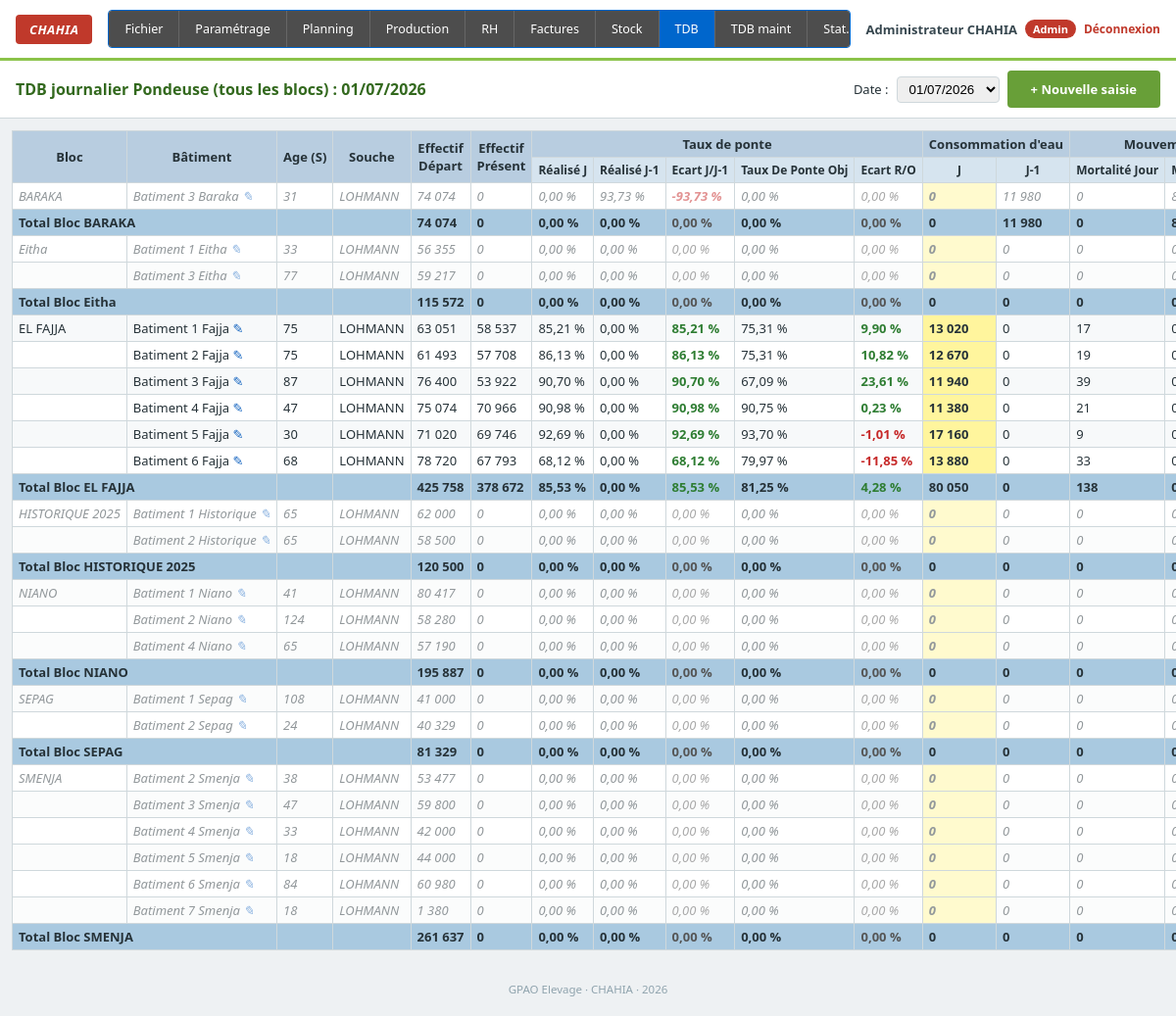
Page /TDB.php (signed in) on the committed database.
### tables this page shows
CREATE TABLE saisies (
    id                        INT AUTO_INCREMENT PRIMARY KEY,
    batiment_id               INT NOT NULL,
    date_saisie                DATE NOT NULL,
    effectif_present           INT DEFAULT 0,
    taux_ponte_objectif        DECIMAL(6,2) DEFAULT 0,
    production_totale          INT DEFAULT 0,
    consommation_eau           DECIMAL(10,2) DEFAULT 0,
    consommation_aliment       DECIMAL(10,2) DEFAULT 0,
    consommation_electricite   DECIMAL(10,2) DEFAULT 0,
    mortalite                  INT DEFAULT 0,
    reforme_tri                 INT DEFAULT 0,
    pc_pct                     DECIMAL(6,2) DEFAULT 0,
    sale_pct                   DECIMAL(6,2) DEFAULT 0,
    casse_vendue_pct           DECIMAL(6,2) DEFAULT 0,
    casse_non_vendue_pct       DECIMAL(6,2) DEFAULT 0,
    temp_min                   DECIMAL(5,2) NULL,
    temp_max                   DECIMAL(5,2) NULL,
    humidite                   DECIMAL(5,2) NULL,
    nombre_ouvriers            INT DEFAULT 0,
    poids_moyen_oeuf           DECIMAL(6,2) NULL,
    consommation_alveole       INT DEFAULT 0,
    remarque                   VARCHAR(255) NULL,
    UNIQUE KEY uk_batiment_date (batiment_id, date_saisie),
    FOREIGN KEY (batiment_id) REFERENCES batiments(id) ON DELETE CASCADE
);

CREATE TABLE batiments (
    id               INT AUTO_INCREMENT PRIMARY KEY,
    nom              VARCHAR(100) NOT NULL,
    bloc_id          INT NOT NULL,
    age_semaines     INT DEFAULT 0,
    souche           VARCHAR(50)  DEFAULT 'LOHMANN',
    effectif_depart  INT DEFAULT 0,
    FOREIGN KEY (bloc_id) REFERENCES blocs(id) ON DELETE CASCADE
);

### includes/auth.php (called while the page is built, shortened)
<?php
function estConnecte(): bool
{
    return isset($_SESSION['user']);
}
function estAdmin(): bool
{
    return estConnecte() && $_SESSION['user']['role'] === 'admin';
}

### functions.php (called while the page is built, shortened)
<?php
function fmtNum($v): string
{
    return number_format((float)$v, 0, ',', ' ');
}
function fmtPct($v): string
{
    return number_format((float)$v, 2, ',', ' ') . ' %';
}
function classeEcart($v): string
{
    $v = (float)$v;
    if ($v > 0) return 'positif';
    if ($v < 0) return 'negatif';
    return 'neutre';
}
function getSaisies(PDO $pdo, string $date): array
{
    $stmt = $pdo->prepare("SELECT * FROM saisies WHERE date_saisie = ?");
    $stmt->execute([$date]);
    $out = [];
    foreach ($stmt->fetchAll() as $s) {
        $out[$s['batiment_id']] = $s;
    }
    return $out;
}
function calculerLigne(array $sJour, ?array $sVeille): array
{
    $effectifPresent = (float)($sJour['effectif_present'] ?? 0);
    $production      = (float)($sJour['production_totale'] ?? 0);
    $objectif        = (float)($sJour['taux_ponte_objectif'] ?? 0);
    $tauxRealiseJ = $effectifPresent > 0 ? ($production / $effectifPresent) * 100 : 0;
    $tauxRealiseJ1 = 0;
    $mortaliteJ1   = 0;
    $consoJ1       = 0;
    if ($sVeille) {
        $effJ1  = (float)($sVeille['effectif_present'] ?? 0);
        $prodJ1 = (float)($sVeille['production_totale'] ?? 0);
        $tauxRealiseJ1 = $effJ1 > 0 ? ($prodJ1 / $effJ1) * 100 : 0;
        $mortaliteJ1   = (float)($sVeille['mortalite'] ?? 0);
        $consoJ1       = (float)($sVeille['consommation_eau'] ?? 0);
    }
    $ecartJJ1 = $tauxRealiseJ - $tauxRealiseJ1;
    $ecartRO  = $tauxRealiseJ - $objectif;
    $mortaliteJ      = (float)($sJour['mortalite'] ?? 0);
    $ecartMortalite  = $mortaliteJ - $mortaliteJ1;
    $pc  = (float)($sJour['pc_pct'] ?? 0);
    $sale = (float)($sJour['sale_pct'] ?? 0);
    $cv  = (float)($sJour['casse_vendue_pct'] ?? 0);
    $cnv = (float)($sJour['casse_non_vendue_pct'] ?? 0);
    $pctTri = $pc + $sale + $cv + $cnv;
    return [
        'effectif_present'     => $effectifPresent,
        'taux_realise_j'       => $tauxRealiseJ,
        'taux_realise_j1'      => $tauxRealiseJ1,
        'ecart_j_j1'           => $ecartJJ1,
        'taux_objectif'        => $objectif,
        'ecart_ro'             => $ecartRO,
        'conso_j'              => (float)($sJour['consommation_eau'] ?? 0),
        'conso_j1'             => $consoJ1,
        'mortalite_j'          => $mortaliteJ,
        'mortalite_j1'         => $mortaliteJ1,
        'ecart_mortalite'      => $ecartMortalite,
        'production_totale'    => $production,
        'pct_tri'              => $pctTri,
        'pc_pct'               => $pc,
        'sale_pct'             => $sale,
        'casse_vendue_pct'     => $cv,
        'casse_non_vendue_pct' => $cnv,
        'temp_min'             => $sJour['temp_min'] ?? null,
        'temp_max'             => $sJour['temp_max'] ?? null,
    ];
}
function calculerTotal(array $lignes): array
{
    $n = count($lignes);
    $sumEffectif   = array_sum(array_column($lignes, 'effectif_present'));
    $sumProduction = array_sum(array_column($lignes, 'production_totale'));
    $sumEffectifJ1 = 0;
    $sumProductionJ1 = 0;
    foreach ($lignes as $l) {
        $sumEffectifJ1 += $l['effectif_present'];
        $sumProductionJ1 += $l['effectif_present'] > 0 ? ($l['taux_realise_j1'] / 100) * $l['effectif_present'] : 0;
    }
    $tauxRealiseJ  = $sumEffectif   > 0 ? ($sumProduction   / $sumEffectif)   * 100 : 0;
    $tauxRealiseJ1 = $sumEffectifJ1 > 0 ? ($sumProductionJ1 / $sumEffectifJ1) * 100 : 0;
    $sumObjectifPondere = 0;
    foreach ($lignes as $l) { $sumObjectifPondere += $l['taux_objectif'] * $l['effectif_present']; }
    $tauxObjectif = $sumEffectif > 0 ? $sumObjectifPondere / $sumEffectif : 0;
    $sumPcPondere = 0; $sumSalePondere = 0; $sumCvPondere = 0; $sumCnvPondere = 0;
    foreach ($lignes as $l) {
        $sumPcPondere   += $l['pc_pct']   * $l['production_totale'];
        $sumSalePondere += $l['sale_pct'] * $l['production_totale'];
        $sumCvPondere   += $l['casse_vendue_pct']     * $l['production_totale'];
        $sumCnvPondere  += $l['casse_non_vendue_pct'] * $l['production_totale'];
    }
    $pcMoy  = $sumProduction > 0 ? $sumPcPondere   / $sumProduction : 0;
    $saleMoy = $sumProduction > 0 ? $sumSalePondere / $sumProduction : 0;
    $cvMoy  = $sumProduction > 0 ? $sumCvPondere   / $sumProduction : 0;
    $cnvMoy = $sumProduction > 0 ? $sumCnvPondere  / $sumProduction : 0;
    return [
        'effectif_present'  => $sumEffectif,
        'taux_realise_j'    => $tauxRealiseJ,
        'taux_realise_j1'   => $tauxRealiseJ1,
        'ecart_j_j1'        => $tauxRealiseJ - $tauxRealiseJ1,
        'taux_objectif'     => $tauxObjectif,
        'ecart_ro'          => $tauxRealiseJ - $tauxObjectif,
        'conso_j'           => array_sum(array_column($lignes, 'conso_j')),
        'conso_j1'          => array_sum(array_column($lignes, 'conso_j1')),
        'mortalite_j'       => array_sum(array_column($lignes, 'mortalite_j')),
        'mortalite_j1'      => array_sum(array_column($lignes, 'mortalite_j1')),
        'ecart_mortalite'   => array_sum(array_column($lignes, 'mortalite_j')) - array_sum(array_column($lignes, 'mortalite_j1')),
        'production_totale' => $sumProduction,
        'pct_tri'           => $pcMoy + $saleMoy + $cvMoy + $cnvMoy,
        'pc_pct'            => $pcMoy,
        'sale_pct'          => $saleMoy,
        'casse_vendue_pct'  => $cvMoy,
        'casse_non_vendue_pct' => $cnvMoy,
    ];
}
function getDerniereDateSaisie(PDO $pdo, ?int $blocId = null): string
{
    if ($blocId) {
        $stmt = $pdo->prepare("
            SELECT MAX(s.date_saisie) FROM saisies s
            JOIN batiments b ON b.id = s.batiment_id
            WHERE b.bloc_id = ?
        ");
        $stmt->execute([$blocId]);
    } else {
        $stmt = $pdo->query("SELECT MAX(date_saisie) FROM saisies");
    }
    $derniere = $stmt->fetchColumn();
    return $derniere ?: date('Y-m-d');
}

### TDB.php (the view, shortened to what this page needs)
<?php
require_once 'config.php';
require_once 'includes/auth.php';
require_once 'functions.php';
$user = utilisateurConnecte();
$dateJour = isset($_GET['date']) && $_GET['date'] !== ''
    ? $_GET['date']
    : getDerniereDateSaisie($pdo, estAdmin() ? null : (int)$user['bloc_id']);
$dateVeille = date('Y-m-d', strtotime($dateJour . ' -1 day'));
if (estAdmin()) {
    $sql = "
        SELECT
            bl.id AS bloc_id, bl.nom AS bloc_nom,
            b.id  AS batiment_id, b.nom AS batiment_nom,
            b.age_semaines, b.souche, b.effectif_depart
        FROM batiments b
        JOIN blocs bl ON bl.id = b.bloc_id
        ORDER BY bl.nom, b.id
    ";
    $batiments = $pdo->query($sql)->fetchAll();
}
$saisiesJour   = getSaisies($pdo, $dateJour);
$saisiesVeille = getSaisies($pdo, $dateVeille);
$structure = [];
foreach ($batiments as $b) {
    $sJour   = $saisiesJour[$b['batiment_id']]   ?? null;
    $sVeille = $saisiesVeille[$b['batiment_id']] ?? null;
    $ligneVide = [
        'effectif_present' => 0, 'production_totale' => 0, 'taux_ponte_objectif' => 0,
        'consommation_eau' => 0, 'mortalite' => 0, 'reforme_tri' => 0,
        'pc_pct' => 0, 'sale_pct' => 0, 'casse_vendue_pct' => 0, 'casse_non_vendue_pct' => 0,
        'temp_min' => null, 'temp_max' => null,
    ];
    $ligneCalculee = calculerLigne($sJour ?? $ligneVide, $sVeille);
    $ligneCalculee['batiment']       = $b;
    $ligneCalculee['a_une_saisie']   = $sJour !== null;
    $structure[$b['bloc_nom']][] = $ligneCalculee;
}
if (estAdmin()) {
    $datesDispo = $pdo->query("SELECT DISTINCT date_saisie FROM saisies ORDER BY date_saisie DESC")->fetchAll(PDO::FETCH_COLUMN);
}
require_once 'includes/header.php';
?>
<div class="page-header">
    <h1>TDB journalier Pondeuse <?= estAdmin() ? '(tous les blocs)' : '— ' . htmlspecialchars($user['nom_complet']) ?> : <?= date('d/m/Y', strtotime($dateJour)) ?></h1>
    <form method="get" class="date-filter">
        <label for="date">Date :</label>
        <select name="date" id="date" onchange="this.form.submit()">
            <?php foreach ($datesDispo as $d): ?>
                <option value="<?= $d ?>" <?= $d === $dateJour ? 'selected' : '' ?>>
                    <?= date('d/m/Y', strtotime($d)) ?>
                </option>
            <?php endforeach; ?>
        </select>
        <a href="saisie.php" class="btn-saisie">+ Nouvelle saisie</a>
    </form>
</div>
<div class="table-wrapper">
<table class="tdb">
<thead>
<tr class="row-group-header">
    <th rowspan="2">Bloc</th>
    <th rowspan="2">Bâtiment</th>
    <th rowspan="2">Age (S)</th>
    <th rowspan="2">Souche</th>
    <th rowspan="2">Effectif<br>Départ</th>
    <th rowspan="2">Effectif<br>Présent</th>
    <th colspan="5">Taux de ponte</th>
    <th colspan="2">Consommation d'eau</th>
    <th colspan="3">Mouvements Cheptel</th>
</tr>
<tr class="row-subheader">
    <th>Réalisé J</th><th>Réalisé J-1</th><th>Ecart J/J-1</th><th>Taux De Ponte Obj</th><th>Ecart R/O</th>
    <th>J</th><th>J-1</th>
    <th>Mortalité Jour</th><th>Mortalité Jour-1</th><th>Ecart</th>
</tr>
</thead>
<tbody>
<?php foreach ($structure as $blocNom => $lignesBloc): ?>
    <?php foreach ($lignesBloc as $i => $l):
        $b = $l['batiment'];
    ?>
    <tr class="row-batiment <?= $l['a_une_saisie'] ? '' : 'row-vide' ?>">
        <td><?= $i === 0 ? htmlspecialchars($blocNom) : '' ?></td>
        <td>
            <?= htmlspecialchars($b['batiment_nom']) ?>
            <a href="saisie.php?batiment_id=<?= $b['batiment_id'] ?>&date=<?= $dateJour ?>" class="btn-edit" title="Saisir/modifier">✎</a>
        </td>
        <td class="num"><?= $b['age_semaines'] ?></td>
        <td><?= htmlspecialchars($b['souche']) ?></td>
        <td class="num"><?= fmtNum($b['effectif_depart']) ?></td>
        <td class="num"><?= fmtNum($l['effectif_present']) ?></td>
        <td class="num"><?= fmtPct($l['taux_realise_j']) ?></td>
        <td class="num"><?= fmtPct($l['taux_realise_j1']) ?></td>
        <td class="num <?= classeEcart($l['ecart_j_j1']) ?>"><?= fmtPct($l['ecart_j_j1']) ?></td>
        <td class="num"><?= fmtPct($l['taux_objectif']) ?></td>
        <td class="num <?= classeEcart($l['ecart_ro']) ?>"><?= fmtPct($l['ecart_ro']) ?></td>
        <td class="num highlight"><?= fmtNum($l['conso_j']) ?></td>
        <td class="num"><?= fmtNum($l['conso_j1']) ?></td>
        <td class="num"><?= fmtNum($l['mortalite_j']) ?></td>
        <td class="num"><?= fmtNum($l['mortalite_j1']) ?></td>
    </tr>
    <?php endforeach; ?>
    <?php $totalBloc = calculerTotal($lignesBloc); ?>
    <tr class="row-total-centre">
        <td colspan="2" class="label-total">Total Bloc <?= htmlspecialchars($blocNom) ?></td>
        <td></td><td></td>
        <td class="num"><?= fmtNum(array_sum(array_column(array_map(fn($l)=>$l['batiment'], $lignesBloc), 'effectif_depart'))) ?></td>
        <td class="num"><?= fmtNum($totalBloc['effectif_present']) ?></td>
        <td class="num"><?= fmtPct($totalBloc['taux_realise_j']) ?></td>
        <td class="num"><?= fmtPct($totalBloc['taux_realise_j1']) ?></td>
        <td class="num <?= classeEcart($totalBloc['ecart_j_j1']) ?>"><?= fmtPct($totalBloc['ecart_j_j1']) ?></td>
        <td class="num"><?= fmtPct($totalBloc['taux_objectif']) ?></td>
        <td class="num <?= classeEcart($totalBloc['ecart_ro']) ?>"><?= fmtPct($totalBloc['ecart_ro']) ?></td>
        <td class="num"><?= fmtNum($totalBloc['conso_j']) ?></td>
        <td class="num"><?= fmtNum($totalBloc['conso_j1']) ?></td>
        <td class="num"><?= fmtNum($totalBloc['mortalite_j']) ?></td>
        <td class="num"><?= fmtNum($totalBloc['mortalite_j1']) ?></td>
    </tr>
<?php endforeach; ?>
</tbody>
</table>
</div>
<?php require_once 'includes/footer.php'; ?>

### assets/style.css (style rules this page uses)
:root { --vert: #8bc34a; --vert-fonce: #689f38; --bleu-entete: #b8cde0; --bleu-sous-entete: #d6e4ef; --bleu-total-centre: #a9c9e0; --bleu-total-societe: #7fa9cc; --rouge: #c62828; --vert-positif: #2e7d32; --gris-bord: #cfd8dc; --gris-ligne-alt: #f7f9fa; }
* { box-sizing: border-box; }
body { font-family: 'Segoe UI', Tahoma, Arial, sans-serif; margin: 0; background: #eef1f3; color: #263238; font-size: 13px; }
.page-header { display: flex; align-items: center; justify-content: space-between; flex-wrap: wrap; gap: 10px; background: #fff; padding: 10px 16px; border-bottom: 1px solid var(--gris-bord); }
.page-header h1 { font-size: 16px; margin: 0; color: #33691e; }
.date-filter { display: flex; align-items: center; gap: 8px; flex-wrap: wrap; }
.date-filter select, .date-filter input { padding: 4px 8px; border: 1px solid var(--gris-bord); border-radius: 4px; }
.btn-saisie { background: var(--vert-fonce); color: #fff; text-decoration: none; padding: 10px 24px; border-radius: 4px; font-weight: 700; white-space: nowrap; display: inline-block; border: none; cursor: pointer; font-size: 13px; text-align: center; line-height: 1.4; }
.table-wrapper { overflow-x: auto; padding: 12px; }
table.tdb { border-collapse: collapse; width: 100%; min-width: 900px; background: #fff; }
table.tdb th, table.tdb td { border: 1px solid var(--gris-bord); padding: 4px 6px; text-align: left; white-space: nowrap; }
table.tdb thead tr th { background: var(--bleu-entete); text-align: center; font-weight: 700; }
table.tdb thead .row-subheader th { background: var(--bleu-sous-entete); font-weight: 600; font-size: 12px; }
td.num, th.num { text-align: right; font-variant-numeric: tabular-nums; }
tbody tr.row-batiment:nth-child(even) { background: var(--gris-ligne-alt); }
tr.row-vide { opacity: 0.5; font-style: italic; }
tr.row-total-centre td { background: var(--bleu-total-centre); font-weight: 700; }
td.label-total { text-align: left; }
td.highlight { background: #fff59d; font-weight: 600; }
.positif { color: var(--vert-positif); font-weight: 700; }
.negatif { color: var(--rouge); font-weight: 700; }
.neutre { color: #555; }
.btn-edit { text-decoration: none; color: #1565c0; font-size: 13px; background: none; border: none; cursor: pointer; }

### rows in the picture
saisies: blocNom "BARAKA", batiment.nom "Batiment 3 Baraka", batiment.age_semaines "31", batiment.souche "LOHMANN", batiment.effectif_depart "74 074", effectif_present "0", taux_realise_j "0,00 %", taux_realise_j1 "93,73 %", ecart_j_j1 "-93,73 %", taux_objectif "0,00 %", ecart_ro "0,00 %", conso_j "0", conso_j1 "11 980", mortalite_j "0", casse_non_vendue_pct "0"
batiments: nom "Batiment 1 Eitha", age_semaines "33", souche "LOHMANN", effectif_depart "56 355"
batiments: nom "Batiment 3 Eitha", age_semaines "77", souche "LOHMANN", effectif_depart "59 217"
saisies: blocNom "EL FAJJA", batiment.nom "Batiment 1 Fajja", batiment.age_semaines "75", batiment.souche "LOHMANN", batiment.effectif_depart "63 051", effectif_present "58 537", taux_realise_j "85,21 %", taux_realise_j1 "0,00 %", ecart_j_j1 "85,21 %", taux_ponte_objectif "75,31 %", ecart_ro "9,90 %", conso_j "13 020", conso_j1 "0", mortalite "17"
saisies: batiment.nom "Batiment 2 Fajja", batiment.age_semaines "75", batiment.souche "LOHMANN", batiment.effectif_depart "61 493", effectif_present "57 708", taux_realise_j "86,13 %", taux_realise_j1 "0,00 %", ecart_j_j1 "86,13 %", taux_ponte_objectif "75,31 %", ecart_ro "10,82 %", conso_j "12 670", conso_j1 "0", mortalite "19"
saisies: batiment.nom "Batiment 3 Fajja", batiment.age_semaines "87", batiment.souche "LOHMANN", batiment.effectif_depart "76 400", effectif_present "53 922", taux_realise_j "90,70 %", taux_realise_j1 "0,00 %", ecart_j_j1 "90,70 %", taux_ponte_objectif "67,09 %", ecart_ro "23,61 %", conso_j "11 940", conso_j1 "0", mortalite "39"
saisies: batiment.nom "Batiment 4 Fajja", batiment.age_semaines "47", batiment.souche "LOHMANN", batiment.effectif_depart "75 074", effectif_present "70 966", taux_realise_j "90,98 %", taux_realise_j1 "0,00 %", ecart_j_j1 "90,98 %", taux_ponte_objectif "90,75 %", ecart_ro "0,23 %", conso_j "11 380", conso_j1 "0", mortalite "21"
saisies: batiment.nom "Batiment 5 Fajja", batiment.age_semaines "30", batiment.souche "LOHMANN", batiment.effectif_depart "71 020", effectif_present "69 746", taux_realise_j "92,69 %", taux_realise_j1 "0,00 %", ecart_j_j1 "92,69 %", taux_ponte_objectif "93,70 %", ecart_ro "-1,01 %", conso_j "17 160", conso_j1 "0", mortalite "9"
saisies: batiment.nom "Batiment 6 Fajja", batiment.age_semaines "68", batiment.souche "LOHMANN", batiment.effectif_depart "78 720", effectif_present "67 793", taux_realise_j "68,12 %", taux_realise_j1 "0,00 %", ecart_j_j1 "68,12 %", taux_ponte_objectif "79,97 %", ecart_ro "-11,85 %", conso_j "13 880", conso_j1 "0", mortalite "33"
batiments: nom "Batiment 1 Historique", age_semaines "65", souche "LOHMANN", effectif_depart "62 000"
batiments: nom "Batiment 2 Historique", age_semaines "65", souche "LOHMANN", effectif_depart "58 500"
batiments: nom "Batiment 1 Niano", age_semaines "41", souche "LOHMANN", effectif_depart "80 417"
batiments: nom "Batiment 2 Niano", age_semaines "124", souche "LOHMANN", effectif_depart "58 280"
batiments: nom "Batiment 4 Niano", age_semaines "65", souche "LOHMANN", effectif_depart "57 190"
batiments: nom "Batiment 1 Sepag", age_semaines "108", souche "LOHMANN", effectif_depart "41 000"
batiments: nom "Batiment 2 Sepag", age_semaines "24", souche "LOHMANN", effectif_depart "40 329"
batiments: nom "Batiment 2 Smenja", age_semaines "38", souche "LOHMANN", effectif_depart "53 477"
batiments: nom "Batiment 3 Smenja", age_semaines "47", souche "LOHMANN", effectif_depart "59 800"
batiments: nom "Batiment 4 Smenja", age_semaines "33", souche "LOHMANN", effectif_depart "42 000"
batiments: nom "Batiment 5 Smenja", age_semaines "18", souche "LOHMANN", effectif_depart "44 000"
batiments: nom "Batiment 6 Smenja", age_semaines "84", souche "LOHMANN", effectif_depart "60 980"
batiments: nom "Batiment 7 Smenja", age_semaines "18", souche "LOHMANN", effectif_depart "1 380"

### other values in the picture
$label "Fichier"
$label "Paramétrage"
$label "Planning"
$label "Production"
$label "RH"
$label "Factures"
$label "Stock"
$label "TDB"
$label "TDB maint"
$label "Stat.…"
$user['nom_complet'] "Administrateur CHAHIA"
date('d/m/Y', strtotime($dateJour)) "01/07/2026"
$blocNom "BARAKA"
fmtPct($totalBloc['taux_realise_j']) "0,00 %"
fmtPct($totalBloc['taux_realise_j1']) "0,00 %"
